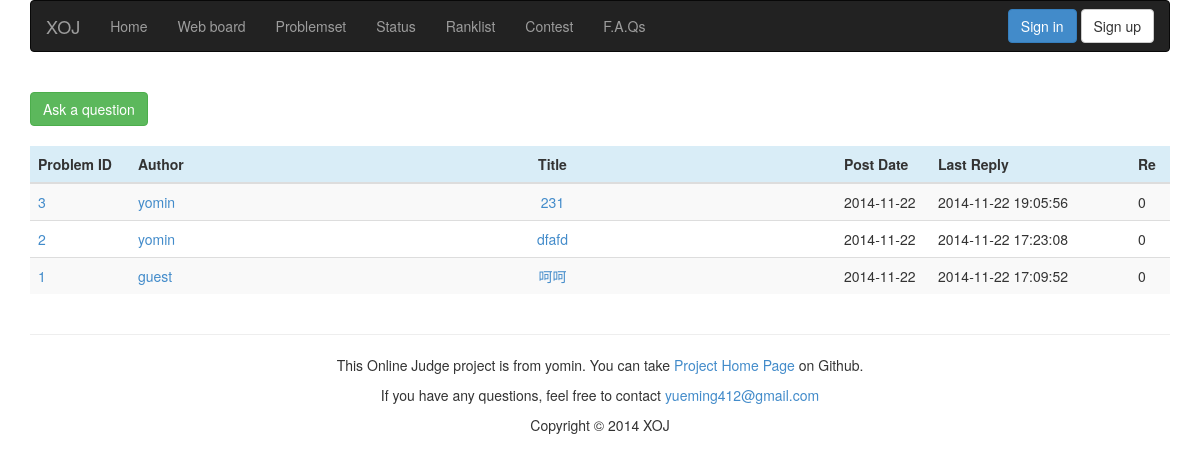
/discuss/, run on the app's committed database.
### appfile/models.py (models this page shows, shortened)
class Comment(db.Model):
    tid = db.Column(db.Integer, primary_key = True)
    pid = db.Column(db.Integer)
    userid = db.Column(db.String(22))
    nickname = db.Column(db.String(22))
    title = db.Column(db.String(32))
    content = db.Column(db.Text)
    post_time = db.Column(db.String(19))
    last_reply = db.Column(db.String(19))
    re = db.Column(db.Integer, default = 0)
    replys = db.relationship('Reply', backref = db.backref('comment'))

### appfile/views.py (the view)
@app.route('/discuss/')
def discuss():
    pid = request.args.get('pid')
    if pid:
        comment_list = Comment.query.filter_by(pid = pid).order_by(Comment.last_reply.desc()).all()
    else:
        comment_list = Comment.query.order_by(Comment.last_reply.desc()).all()
    return render_template('discuss.html', comment_list = comment_list, pid = pid)

### appfile/views.py (called while the page is built)
@app.before_request
def before_request():
    g.user = current_user
    if g.user.is_authenticated():
        g.url = url_for('userinfo',userid = g.user.userid)

### appfile/templates/discuss.html (shortened to what this page needs)
{% extends "base.html" %}
{% block content %}
<br>
<div class="container">
    <a href={{ url_for('newpost', pid = pid) }} class="btn btn-success"> Ask a question </a>
    <br><br>
    <table class="table table-striped table-hover">
        <thead>
            <tr class="info">
                <th width="100px">Problem ID</th>
                <th width="139px">Author</th>
                <th style="text-align: center">Title</th>
                <th width="94px">Post Date</th>
                <th width="200px">Last Reply</th>
                <th width="40px">Re</th>
            </tr>
        </thead>
        <tbody>
            {% for comment in comment_list %}
            <tr>
                <td>
                    <a href={{ url_for('show_problem', pid = comment.pid) }}>{{ comment.pid }}</a>
                </td>
                <td>
                    <a href={{ url_for('userinfo', userid = comment.userid) }}>{{ comment.userid }}</a>
                </td>
                <td style="text-align: center">
                    <a href={{ url_for('show_comment', tid = comment.tid) }}>{{ comment.title }}</a>
                </td>
                <td>{{ comment.post_time.split()[0] }}</td>
                <td>{{ comment.last_reply }}</td>
                <td>{{ comment.re }}</td>
            </tr>
            {% endfor %}
        </tbody>
    </table>
</div>
{% endblock %}

### appfile/static/css/style.css (style rules this page uses)
a:link { text-decoration: none; }

### data on the page
Comment: pid "3", userid "yomin", title "231", post_time "2014-11-22", last_reply "2014-11-22 19:05:56", re "0"
Comment: pid "2", userid "yomin", title "dfafd", post_time "2014-11-22", last_reply "2014-11-22 17:23:08", re "0"
Comment: pid "1", userid "guest", title "呵呵", post_time "2014-11-22", last_reply "2014-11-22 17:09:52", re "0"
